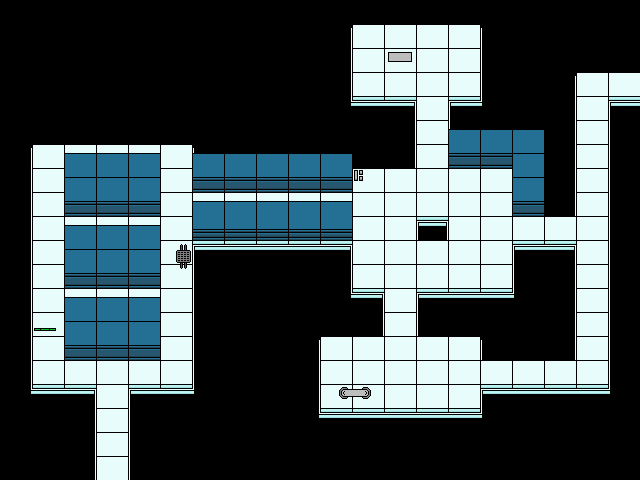

Tiled map render using the project's own tile images. Description and the map definition, with tile-layer contents summarised, below:
An orthogonal 20x20 tile map with 32x24 px tiles, 3 tile layers (Bottom, Decorations, Top), 3 tilesets and 60 objects (2x pillar, button, button+, character, exit).

<map version="1.0" tiledversion="2017.07.25" orientation="orthogonal" renderorder="right-down" width="20" height="20" tilewidth="32" tileheight="24" nextobjectid="86">
 <tileset firstgid="1" source="../Tilesheets/main.tsx" />
 <tileset firstgid="65" source="../Tilesheets/logic.tsx" />
 <tileset firstgid="129" source="../Tilesheets/decorations.tsx" />
 <layer name="Bottom" width="20" height="20">
  <data>[400 cells, 241 non-empty, 13 distinct tile ids]</data>
 </layer>
 <layer name="Decorations" width="20" height="20">
  <data>[400 cells, 7 non-empty, 7 distinct tile ids]</data>
 </layer>
 <objectgroup name="Link">
  <properties>
   <property name="type" value="wire" />
  </properties>
  <object id="12" gid="98" x="384" y="384" width="32" height="24" />
  <object id="14" gid="117" x="416" y="384" width="32" height="24" />
  <object id="15" gid="117" x="448" y="384" width="32" height="24" />
  <object id="16" gid="117" x="480" y="384" width="32" height="24" />
  <object id="17" gid="117" x="512" y="384" width="32" height="24" />
  <object id="18" gid="117" x="544" y="384" width="32" height="24" />
  <object id="19" gid="110" x="576" y="384" width="32" height="24" />
  <object id="20" gid="118" x="576" y="360" width="32" height="24" />
  <object id="21" gid="118" x="576" y="336" width="32" height="24" />
  <object id="22" gid="118" x="576" y="312" width="32" height="24" />
  <object id="23" gid="118" x="576" y="288" width="32" height="24" />
  <object id="24" gid="118" x="576" y="264" width="32" height="24" />
  <object id="26" type="button" gid="78" x="384" y="384" width="32" height="24" />
  <object id="27" gid="105" x="576" y="240" width="32" height="24" />
  <object id="28" type="pillar" gid="125" x="576" y="240" width="32" height="24">
   <properties>
    <property name="activated" type="bool" value="true" />
   </properties>
  </object>
 </objectgroup>
 <objectgroup name="Link">
  <properties>
   <property name="type" value="wire" />
  </properties>
  <object id="46" gid="105" x="416" y="72" width="32" height="24" />
  <object id="47" gid="118" x="416" y="96" width="32" height="24" />
  <object id="48" gid="118" x="416" y="120" width="32" height="24" />
  <object id="49" gid="118" x="416" y="144" width="32" height="24" />
  <object id="50" gid="118" x="416" y="168" width="32" height="24" />
  <object id="51" gid="123" x="416" y="192" width="32" height="24" />
  <object id="52" gid="107" x="384" y="288" width="32" height="24" />
  <object id="53" gid="101" x="352" y="192" width="32" height="24" />
  <object id="54" gid="102" x="480" y="192" width="32" height="24" />
  <object id="55" gid="110" x="480" y="288" width="32" height="24" />
  <object id="56" gid="109" x="352" y="288" width="32" height="24" />
  <object id="57" gid="118" x="352" y="264" width="32" height="24" />
  <object id="58" gid="118" x="352" y="240" width="32" height="24" />
  <object id="59" gid="118" x="352" y="216" width="32" height="24" />
  <object id="60" gid="118" x="480" y="216" width="32" height="24" />
  <object id="61" gid="118" x="480" y="240" width="32" height="24" />
  <object id="62" gid="118" x="480" y="264" width="32" height="24" />
  <object id="64" gid="118" x="384" y="312" width="32" height="24" />
  <object id="66" gid="121" x="384" y="336" width="32" height="24" />
  <object id="67" gid="117" x="416" y="288" width="32" height="24" />
  <object id="68" gid="117" x="448" y="288" width="32" height="24" />
  <object id="69" gid="117" x="448" y="192" width="32" height="24" />
  <object id="70" gid="117" x="384" y="192" width="32" height="24" />
  <object id="71" type="pillar" gid="125" x="384" y="336" width="32" height="24">
   <properties>
    <property name="activated" type="bool" value="true" />
   </properties>
  </object>
  <object id="72" type="button+" gid="78" x="416" y="72" width="32" height="24" />
 </objectgroup>
 <objectgroup name="Power">
  <properties>
   <property name="type" value="power" />
  </properties>
  <object id="29" gid="65" x="32" y="312" width="32" height="24" />
  <object id="30" gid="65" x="160" y="312" width="32" height="24" />
  <object id="31" gid="65" x="160" y="384" width="32" height="24" />
  <object id="32" gid="65" x="32" y="384" width="32" height="24" />
  <object id="33" gid="65" x="32" y="240" width="32" height="24" />
  <object id="34" gid="65" x="32" y="168" width="32" height="24" />
  <object id="35" gid="65" x="160" y="168" width="32" height="24" />
  <object id="36" gid="65" x="160" y="240" width="32" height="24" />
  <object id="37" gid="74" x="384" y="216" width="32" height="24" />
  <object id="38" gid="90" x="384" y="264" width="32" height="24" />
  <object id="39" gid="92" x="448" y="264" width="32" height="24" />
  <object id="40" gid="76" x="448" y="216" width="32" height="24" />
  <object id="41" gid="67" x="416" y="216" width="32" height="24" />
  <object id="42" gid="67" x="416" y="264" width="32" height="24" />
  <object id="43" gid="81" x="384" y="240" width="32" height="24" />
  <object id="44" gid="81" x="448" y="240" width="32" height="24" />
  <object id="76" gid="65" x="96" y="456" width="32" height="24" />
 </objectgroup>
 <objectgroup name="Ennemies">
  <properties>
   <property name="type" value="ennemy" />
  </properties>
  <object id="79" gid="64" x="96" y="312" width="32" height="24">
   <properties>
    <property name="path" value="(5,12)-(5,9)-(1,9)-(1,12)" />
   </properties>
  </object>
 </objectgroup>
 <objectgroup name="Misc">
  <object id="81" type="character" gid="36" x="576" y="144" width="32" height="24" />
  <object id="85" type="exit" gid="33" x="96" y="480" width="32" height="24" />
 </objectgroup>
 <layer name="Top" width="20" height="20">
  <data>[400 cells, 56 non-empty, 6 distinct tile ids]</data>
 </layer>
</map>